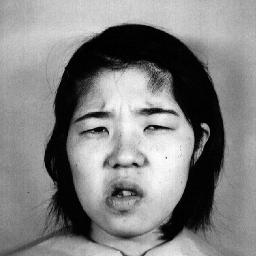
%> input picture Disgust.tiff, 256 x 256 px
$ octave --eval "result = Normalise_image(imread('Disgust.tiff'));"   (GNU Octave 9; MATLAB toolbox functions it lacks are replaced by stand-ins)
%> lines starting %> are read from the running program, lines starting %| are printed output that depends on the picture

function [img] = Normalise_image(img)
	um=100;
	ustd=80;
    side = 100;

    % Get size of image
    [rows, cols, channels] = size(img);
%> rows = 256; cols = 256; channels = 1
	if channels == 3
		img = rgb2gray(img);
    end

    % Convert to double size
    img = double(img);

	% Normalize
    temp=reshape(img, rows*cols,1);
    m=mean(temp);
%> m = 129.5
    st=std(temp);
%> st = 73.15
    img=reshape((temp-m)*ustd/st+um,rows,cols);


    img = imresize(img, [side, side], 'bilinear');
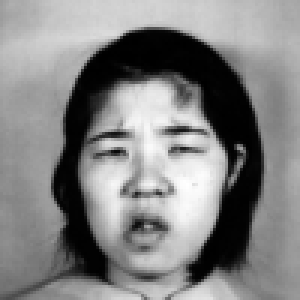
%> img: size 100x100 double (shown 3 times larger); min -40.54, max 232, mean 100; drawn with min black and max white

end
